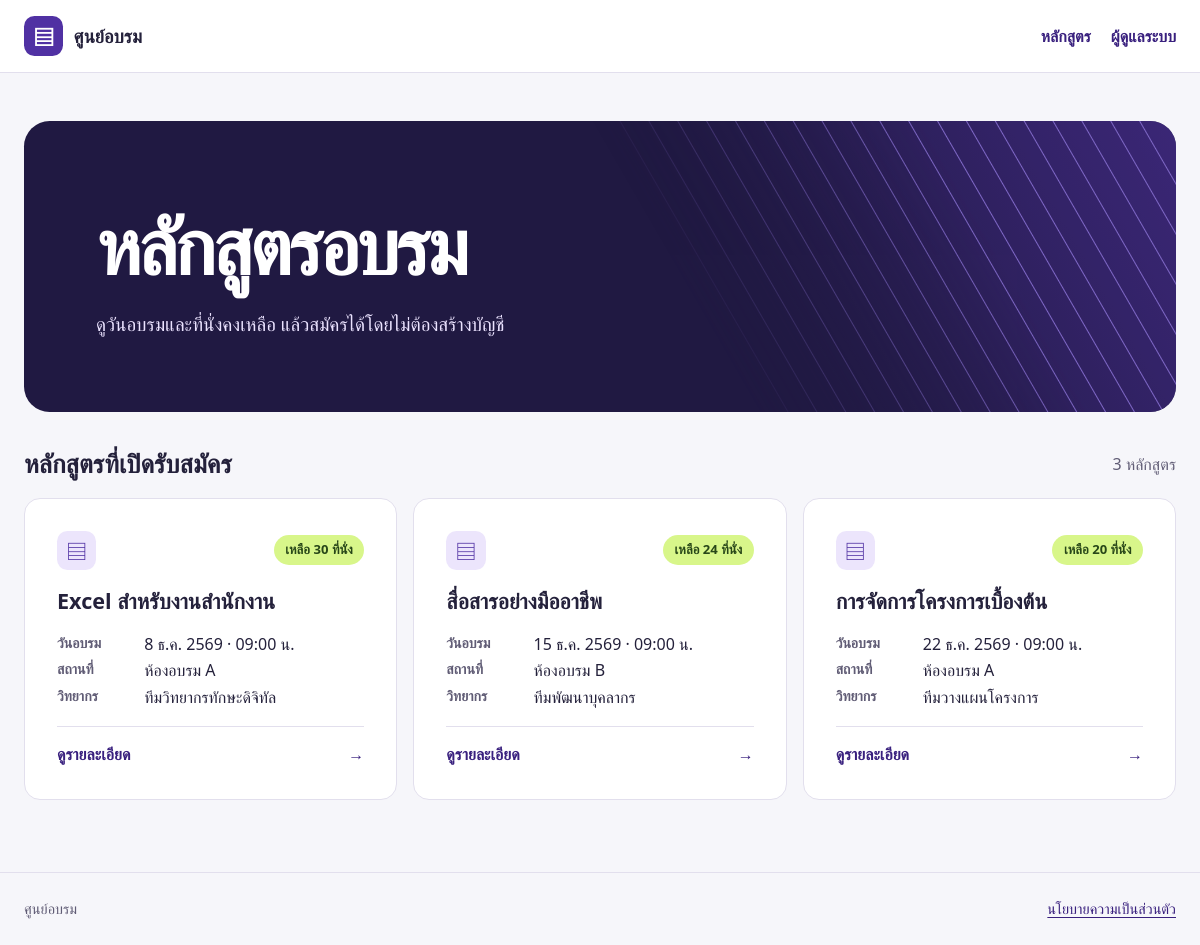
The page / on the database its author committed.
### tables this page shows
CREATE TABLE IF NOT EXISTS courses (
  id            INT UNSIGNED AUTO_INCREMENT PRIMARY KEY,
  title         VARCHAR(255) NOT NULL,
  description   TEXT NULL,
  speaker       VARCHAR(255) NULL,
  location      VARCHAR(255) NULL,
  start_at      DATETIME NOT NULL,
  end_at        DATETIME NOT NULL,
  reg_deadline  DATETIME NULL,                   
  capacity      INT UNSIGNED NOT NULL,           
  is_open       TINYINT(1) NOT NULL DEFAULT 1,   
  created_at    TIMESTAMP DEFAULT CURRENT_TIMESTAMP,
  updated_at    TIMESTAMP DEFAULT CURRENT_TIMESTAMP ON UPDATE CURRENT_TIMESTAMP,
  INDEX idx_start (start_at),
  INDEX idx_open (is_open)
);

### config/db.php (called while the page is built, shortened)
<?php
function db(): PDO
{
    static $pdo;
    if ($pdo === null) {
        $c = config('db');
        $dsn = sprintf('mysql:host=%s;port=%d;dbname=%s;charset=%s', $c['host'], $c['port'], $c['name'], $c['charset']);
        $pdo = new PDO($dsn, $c['user'], $c['pass'], [
            PDO::ATTR_ERRMODE => PDO::ERRMODE_EXCEPTION,
            PDO::ATTR_DEFAULT_FETCH_MODE => PDO::FETCH_ASSOC,
            PDO::ATTR_EMULATE_PREPARES => false,
            PDO::MYSQL_ATTR_INIT_COMMAND => "SET time_zone = '+07:00'",
        ]);
    }
    return $pdo;
}
function query(string $sql, array $params = []): PDOStatement
{
    $statement = db()->prepare($sql);
    $statement->execute($params);
    return $statement;
}

### includes/courses.php (called while the page is built, shortened)
<?php
function seats_left(array $course): int
{
    return max(0, (int) $course['capacity'] - (int) $course['enrolled']);
}

### includes/functions.php (called while the page is built, shortened)
<?php
function e(string|int|null $value): string
{
    return htmlspecialchars((string) $value, ENT_QUOTES | ENT_SUBSTITUTE, 'UTF-8');
}
function app_base(): string
{
    $configured = config('app')['base_url'];
    $script = $_SERVER['SCRIPT_NAME'] ?? '';
    return preg_match('~^(.*)/(?:public|admin)/[^/]+$~', $script, $match) ? $match[1] : '';
}
function url(string $path, array $params = []): string
{
    return app_base() . '/' . ltrim($path, '/') . ($params ? '?' . http_build_query($params) : '');
}
function thai_date(?string $value, bool $withTime = true): string
{
    $date = new DateTimeImmutable($value);
    $months = ['ม.ค.', 'ก.พ.', 'มี.ค.', 'เม.ย.', 'พ.ค.', 'มิ.ย.', 'ก.ค.', 'ส.ค.', 'ก.ย.', 'ต.ค.', 'พ.ย.', 'ธ.ค.'];
    return $date->format('j') . ' ' . $months[(int) $date->format('n') - 1] . ' '
        . ((int) $date->format('Y') + 543) . ($withTime ? ' · ' . $date->format('H:i') . ' น.' : '');
}

### config/config.php (called while the page is built, shortened)
<?php
$settings = [
    'db' => [
        'host' => '127.0.0.1',
        'port' => 3307,
        'name' => 'training_reg',
        'user' => 'root',
        'pass' => '',
        'charset' => 'utf8mb4',
    ],
    'app' => [
        'environment' => 'local',
        'base_url' => '',
        'timezone' => 'Asia/Bangkok',
        'retention_months' => 12,
        'privacy_contact' => '',
    ],
    'mail' => [
        'enabled' => false,
        'host' => '',
        'port' => 587,
        'user' => '',
        'pass' => '',
        'from' => '',
        'from_name' => 'ระบบลงทะเบียนอบรม',
    ],
    'turnstile' => [
        'site_key' => '',
        'secret_key' => '',
    ],
];
$override = __DIR__ . '/local.php';
return is_file($override) ? array_replace_recursive($settings, require $override) : $settings;

### includes/bootstrap.php (called while the page is built, shortened)
<?php
function config(string $section): array
{
    static $settings;
    $settings ??= require dirname(__DIR__) . '/config/config.php';
    return $settings[$section];
}
require_once dirname(__DIR__) . '/config/db.php';
require_once __DIR__ . '/functions.php';
require_once __DIR__ . '/courses.php';

### public/index.php (the view, shortened to what this page needs)
<?php
require dirname(__DIR__) . '/includes/bootstrap.php';
require dirname(__DIR__) . '/includes/view.php';
$courses = query(COURSE_LIST . ' WHERE c.is_open = 1 AND COALESCE(c.reg_deadline, c.end_at) > NOW()
                                ORDER BY c.start_at, c.id')->fetchAll();
?>
<section class="hero">
    <div class="hero-copy">
        <h1>หลักสูตรอบรม</h1>
        <p>ดูวันอบรมและที่นั่งคงเหลือ แล้วสมัครได้โดยไม่ต้องสร้างบัญชี</p>
    </div>
    <div class="hero-art" aria-hidden="true"></div>
</section>
<section class="catalog" aria-labelledby="catalog-heading">
    <div class="section-heading"><h2 id="catalog-heading">หลักสูตรที่เปิดรับสมัคร</h2><span><?= count($courses) ?> หลักสูตร</span></div>
    <?php if (!$courses): ?>
        <div class="panel empty">ขณะนี้ไม่มีหลักสูตรที่เปิดรับสมัคร</div>
    <?php else: ?>
        <div class="course-grid">
            <?php foreach ($courses as $course): $left = seats_left($course); ?>
                <article class="course-card">
                    <div class="course-card-top">
                        <span class="course-icon" aria-hidden="true">▤</span>
                        <span class="status <?= $left ? 'available' : 'closed' ?>"><?= $left ? 'เหลือ ' . $left . ' ที่นั่ง' : 'เต็มแล้ว' ?></span>
                    </div>
                    <h3><?= e($course['title']) ?></h3>
                    <dl class="card-meta">
                        <div><dt>วันอบรม</dt><dd><?= e(thai_date($course['start_at'])) ?></dd></div>
                        <div><dt>สถานที่</dt><dd><?= e($course['location'] ?: 'ไม่ระบุ') ?></dd></div>
                        <div><dt>วิทยากร</dt><dd><?= e($course['speaker'] ?: 'ไม่ระบุ') ?></dd></div>
                    </dl>
                    <a class="detail-link" href="<?= e(url('public/course.php', ['id' => $course['id']])) ?>">ดูรายละเอียด <span aria-hidden="true">→</span></a>
                </article>
            <?php endforeach; ?>
        </div>
    <?php endif; ?>
</section>

### public/assets/app.css (style rules this page uses)
:root { color-scheme: light; --paper: #f6f6fa; --surface: #fff; --ink: #24213b; --muted: #605c75; --line: #e2dfed; --purple: #5031a3; --purple-dark: #39207e; --lime: #d8f68a; --green: #284718; --danger: #9d253b; }
*, *::before, *::after { box-sizing: border-box; }
body { min-height: 100vh; margin: 0; display: flex; flex-direction: column; background: var(--paper); color: var(--ink); font: 1rem/1.65 "Leelawadee UI", system-ui, sans-serif; overflow-wrap: anywhere; }
a { color: var(--purple-dark); text-underline-offset: .2em; }
h1, h2, h3, p { margin: 0; }
h1, h2, h3 { font-weight: 760; line-height: 1.35; }
h1 { font-size: clamp(1.85rem, 4vw, 3rem); }
h2 { font-size: clamp(1.2rem, 3vw, 1.6rem); }
h3 { font-size: 1.35rem; }
.brand-icon, .course-icon { display: inline-grid; place-items: center; flex: 0 0 auto; width: 2.45rem; height: 2.45rem; border-radius: .65rem; background: #ece5fc; color: var(--purple); font-size: 1.55rem; line-height: 1; }
.hero { position: relative; isolation: isolate; overflow: hidden; min-height: 17rem; display: grid; align-items: center; padding: clamp(1.75rem, 6vw, 4.5rem); background: #201942; border-radius: 1.6rem; color: #fff; }
.hero-copy { max-width: 41rem; }
.hero h1 { font-size: clamp(2.35rem, 6.5vw, 4.9rem); letter-spacing: -.045em; }
.hero p { margin-top: .65rem; color: #ebe3ff; font-size: clamp(1rem, 2vw, 1.18rem); }
.hero-art { position: absolute; z-index: -1; top: -100%; right: -6%; width: 48%; height: 270%; transform: rotate(-30deg); background: repeating-linear-gradient(90deg, #a88aff 0 1px, transparent 1px 25px), linear-gradient(90deg, #201942, #4b3095); opacity: .7; mask-image: linear-gradient(90deg, transparent, #000 52%); }
.catalog { margin-top: 2.2rem; }
.section-heading, .page-heading, .course-card-top, .actions, .table-actions { display: flex; align-items: center; flex-wrap: wrap; gap: .65rem 1rem; }
.section-heading, .page-heading, .course-card-top { justify-content: space-between; }
.section-heading, .page-heading { margin-bottom: 1rem; }
.section-heading span, .muted, .subtitle, small { color: var(--muted); }
.course-grid, .stats { display: grid; grid-template-columns: repeat(3, minmax(0, 1fr)); gap: 1rem; }
.course-card, .panel { background: var(--surface); border: 1px solid var(--line); border-radius: 1rem; padding: clamp(1.1rem, 3vw, 2rem); }
.course-card { display: flex; flex-direction: column; gap: 1rem; }
.card-meta, .course-meta { margin: 0; }
.card-meta div { display: grid; grid-template-columns: 5rem 1fr; gap: .45rem; }
.card-meta dt, .course-meta dt { color: var(--muted); font-size: .88rem; font-weight: 600; }
dd { margin: 0; }
.detail-link { display: flex; justify-content: space-between; gap: .5rem; margin-top: auto; padding-top: .85rem; border-top: 1px solid var(--line); text-decoration: none; font-weight: 700; }
.status { display: inline-block; width: fit-content; padding: .25rem .72rem; border-radius: 2rem; font-weight: 700; font-size: .82rem; }
.status.available { color: var(--green); background: var(--lime); }

### rows shown on the page
courses: capacity "30", title "Excel สำหรับงานสำนักงาน", start_at "8 ธ.ค. 2569 · 09:00 น.", location "ห้องอบรม A", speaker "ทีมวิทยากรทักษะดิจิทัล"
courses: capacity "24", title "สื่อสารอย่างมืออาชีพ", start_at "15 ธ.ค. 2569 · 09:00 น.", location "ห้องอบรม B", speaker "ทีมพัฒนาบุคลากร"
courses: capacity "20", title "การจัดการโครงการเบื้องต้น", start_at "22 ธ.ค. 2569 · 09:00 น.", location "ห้องอบรม A", speaker "ทีมวางแผนโครงการ"

### other values the page prints
count($courses) "3"
